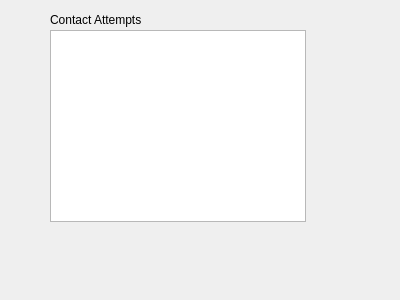
<?xml version="1.0" encoding="UTF-8"?>
<ui version="4.0">
 <class>ContactAttempts</class>
 <widget class="QDialog" name="ContactAttempts">
  <property name="geometry">
   <rect>
    <x>0</x>
    <y>0</y>
    <width>400</width>
    <height>300</height>
   </rect>
  </property>
  <property name="windowTitle">
   <string>Dialog</string>
  </property>
  <widget class="QListWidget" name="listWidget">
   <property name="geometry">
    <rect>
     <x>50</x>
     <y>30</y>
     <width>256</width>
     <height>192</height>
    </rect>
   </property>
  </widget>
  <widget class="QLabel" name="label">
   <property name="geometry">
    <rect>
     <x>50</x>
     <y>10</y>
     <width>251</width>
     <height>20</height>
    </rect>
   </property>
   <property name="text">
    <string>Contact Attempts</string>
   </property>
  </widget>
 </widget>
 <resources/>
 <connections/>
</ui>
